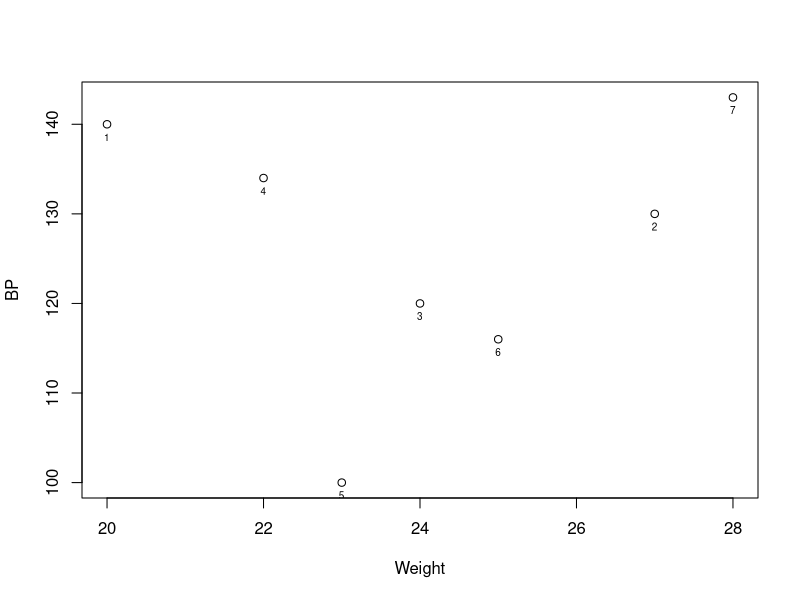
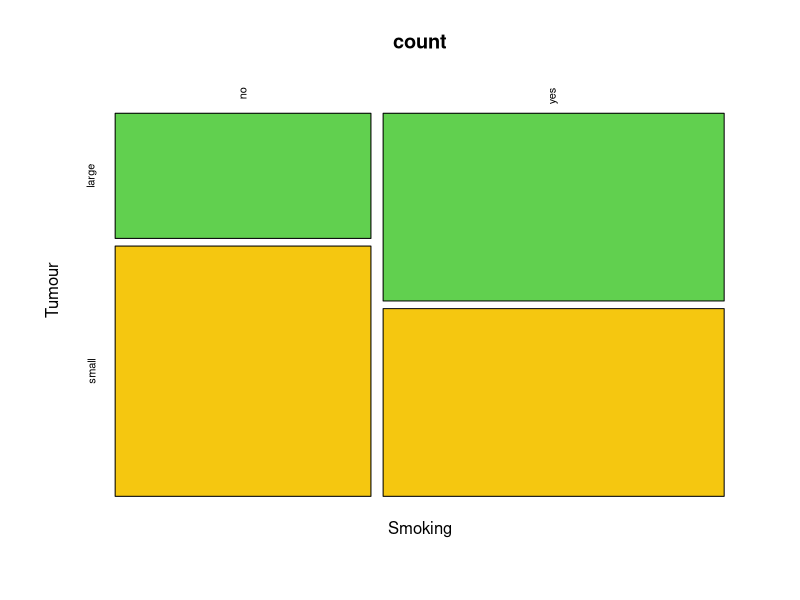

These charts were generated, in order, by the following R code:
#1 Please write the command to create dataframe in R.
ID<-c(1,2,3,4,5,6,7)
Weight<-c(20,27,24,22,23,25,28)
BP<-c(140,130,120,134,100,116,143)
Locality<-c("urban","rural","urban","urban","rural","rural","urban")
Smoking<-c("no","yes","no","yes","yes","no","yes")
Tumour<-c("small","small","large","small","large","small","large")

#2 Please write the command for plotting the graph between weight and bloodpressure
socialdata<-data.frame(ID,Weight, BP, Locality, Smoking, Tumour)
socialdata
attach(socialdata)
plot(Weight,BP)
text(Weight, BP, cex=0.6, pos=1, col="black")

#3 Please write the command for creating stacked chart between smoking and tumour.
count<-table(Smoking,Tumour)
mosaicplot(count, col=c(3,7),las = 3)
